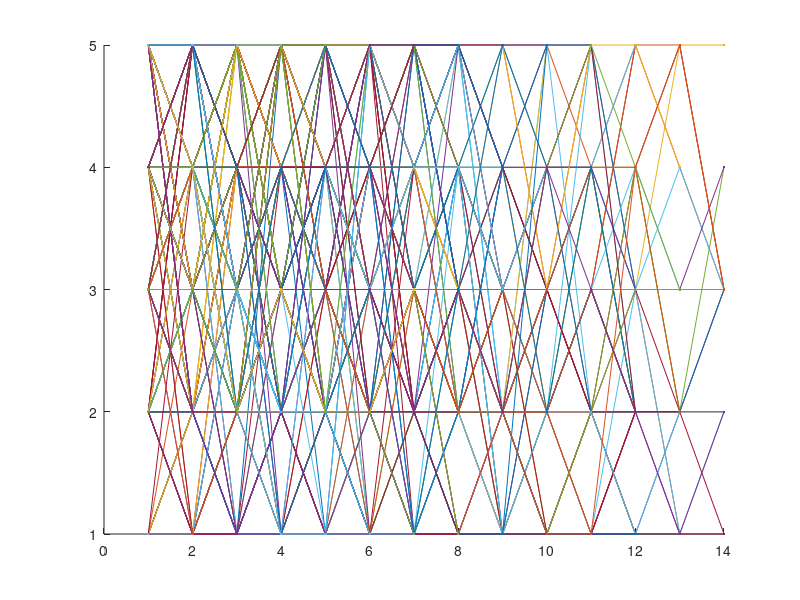

The MATLAB source for this figure: (Note: this script raises an error after producing the figure.)
clear all
close all
clc
O = 5;
Q = 5;

scale = 1/O;

load('hour.mat');
len  = length(hour);
for i = 1:len
    if hour(i) > 1
        hour(i) = 0;
    end
end

seg = cell(len,1);

Nseq = 0;
i = 1;
while i < len
    k = 0;
    while hour(i)
        k = k + 1;
        i = i + 1;
        if i > len
            break;
        end
    end
    if k
        Nseq = Nseq + 1;
        seg(Nseq) = {ceil(hour(i-k:1:i-1)/scale)};
        %seg(Nseq) = {hour(i-k:1:i-1)};
    end
    i = i + 1;
end

seg = seg(1:Nseq);

figure;
hold on;
for i = 1:1000
    plot(cell2mat(seg(i)),'.-')
end

data = seg;


loglikopt = -inf;
num =  1;
for i = 1:num
% initial guess of parameters
prior1 = normalise(rand(Q,1));
transmat1 = mk_stochastic(rand(Q,Q));
obsmat1 = mk_stochastic(rand(Q,O));

% improve guess of parameters using EM
[LL, prior2, transmat2, obsmat2] = dhmm_em(data, prior1, transmat1, obsmat1,'thresh', 1e-8, 'max_iter', 50);
% LL

% use model to compute log likelihood
loglik = dhmm_logprob(data, prior2, transmat2, obsmat2);
% log lik is slightly different than LL(end), since it is computed after the final M step
    if loglik > loglikopt
        prioropt = prior2;
        transmatopt = transmat2;
        obsmatopt = obsmat2;
        loglikopt = loglik;
    end
    i/num
end

loglikopt
prioropt
transmatopt
obsmatopt

figure;
mesh(obsmatopt)
title('Observation matrix')
xlabel('State now')
ylabel('Observation now')

figure;
mesh(transmatopt)
title('Transition matrix')
xlabel('State now')
ylabel('State next')